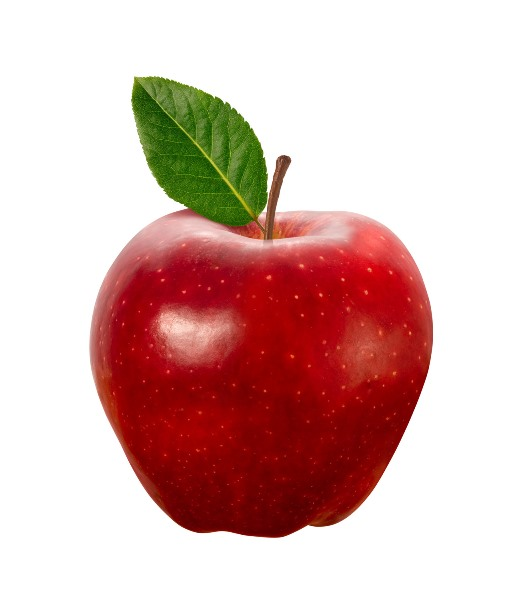
#> input picture ROB4-Perception/L4/apple.jpg, 519 x 616 px
$ python segmentation-apple.py
#> lines starting #> are read from the running program, lines starting #| are printed output that depends on the picture; after the words box and inside, x2 and y2 are one past the last pixel; in counts of white or black regions, pixels touching at a corner belong together
import cv2

Source = cv2.imread("apple.jpg") #Reads the image
#> Source is the input picture: shape (616, 519, 3); mean B, G, R 180.5, 184.5, 219.3


# Isolate leaf (Using HSV)
## convert to hsv
hsv = cv2.cvtColor(Source, cv2.COLOR_BGR2HSV)
#> hsv: shape (616, 519, 3); mean H, S, V 19, 72.1, 221.2

leaf = cv2.inRange(hsv, (36, 25, 25), (70, 255,255))
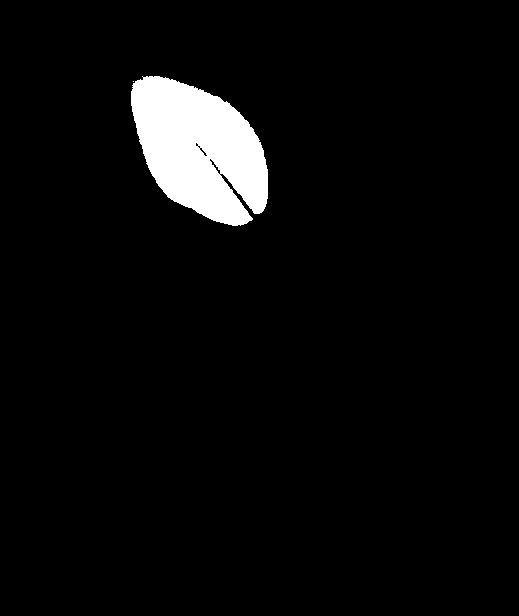
#> leaf: shape (616, 519); 4.4% white; 2 white regions (1 under 20 px), largest, box (x1, y1, x2, y2) and area: (131, 76, 268, 226) 14010

# Isolate the stalk
stalk = cv2.inRange(Source,(20,20,80),(100,100,150))
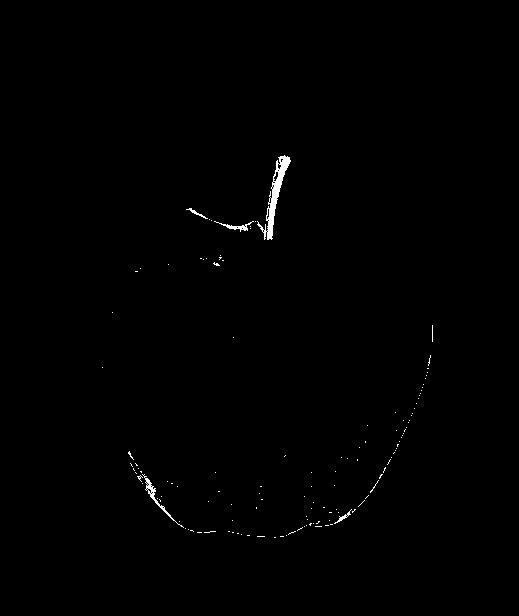
#> stalk: shape (616, 519); 0.45% white; 132 white regions (127 under 20 px), largest, box (x1, y1, x2, y2) and area: (257, 155, 291, 240) 706, (142, 474, 184, 528) 188, (214, 221, 254, 232) 110, (334, 509, 352, 524) 52, (186, 208, 208, 219) 49

# Masking by colour (Finding apple)
apple = cv2.inRange(Source, (0, 0, 50), (200, 200, 255))
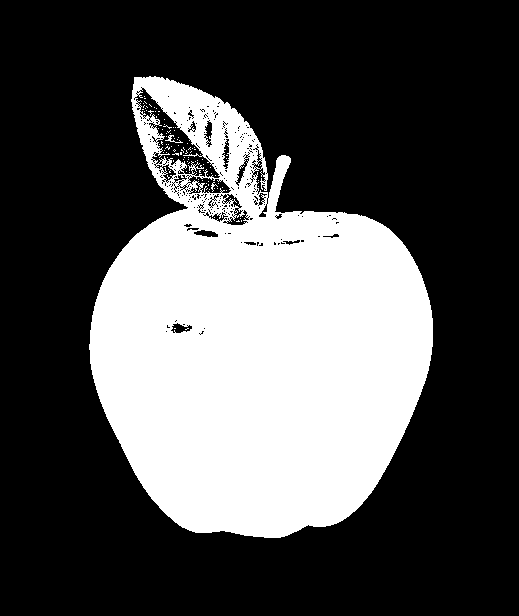
#> apple: shape (616, 519); 31.6% white; 104 white regions (101 under 20 px), largest, box (x1, y1, x2, y2) and area: (89, 76, 433, 538) 100917, (165, 135, 183, 143) 40, (211, 182, 218, 192) 21

# Subtracting the leaf and stalk
mask = cv2.subtract(apple,leaf)
#> mask: shape (616, 519); 28.6% white; 9 white regions (7 under 20 px), largest, box (x1, y1, x2, y2) and area: (89, 155, 433, 538) 91449, (134, 77, 143, 83) 30
#mask = cv2.subtract(mask,stalk)

# Performing Opening
# Create a dot shaped kernel
kernel = cv2.getStructuringElement(cv2.MORPH_ELLIPSE, (25, 25))
erosion = cv2.erode(mask,kernel,1)
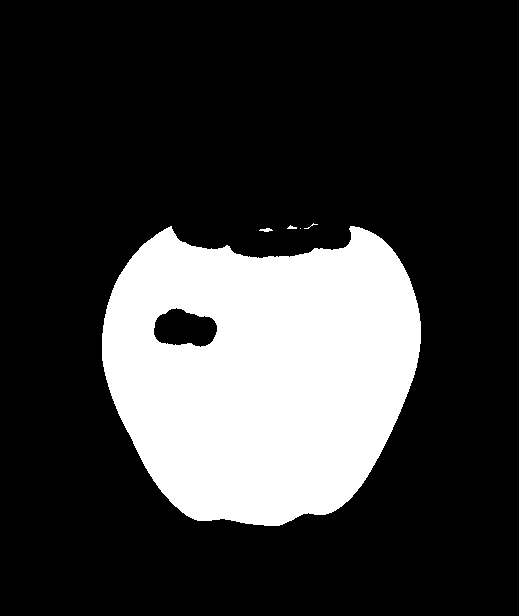
#> erosion: shape (616, 519); 22.6% white; 5 white regions (2 under 20 px), largest, box (x1, y1, x2, y2) and area: (102, 226, 421, 526) 72315, (259, 228, 273, 232) 35, (287, 225, 297, 229) 24
opening = cv2.dilate(erosion,kernel,1)
#> opening: shape (616, 519); 27.8% white; 1 white region, box (x1, y1, x2, y2) and area: (90, 211, 433, 538) 88995

# Perform Closing and bring back the apple
kernel2 = cv2.getStructuringElement(cv2.MORPH_ELLIPSE, (25, 25))
dilation = cv2.dilate(opening,kernel,1)
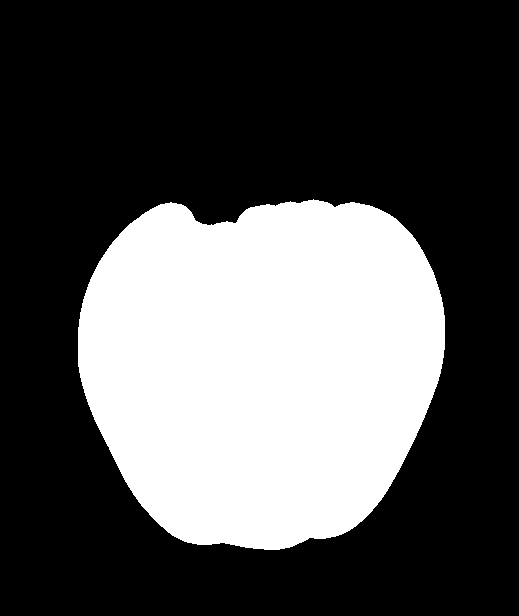
#> dilation: shape (616, 519); 32.4% white; 1 white region, box (x1, y1, x2, y2) and area: (78, 199, 445, 550) 103650
closing = cv2.erode(dilation,kernel,1)
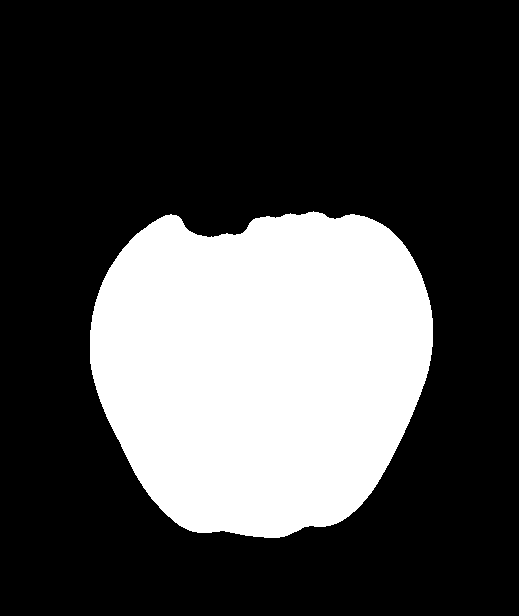
#> closing: shape (616, 519); 28.1% white; 1 white region, box (x1, y1, x2, y2) and area: (90, 211, 433, 538) 89754

#Create a comparison
comparison = Source & cv2.cvtColor(closing, cv2.COLOR_GRAY2BGR)
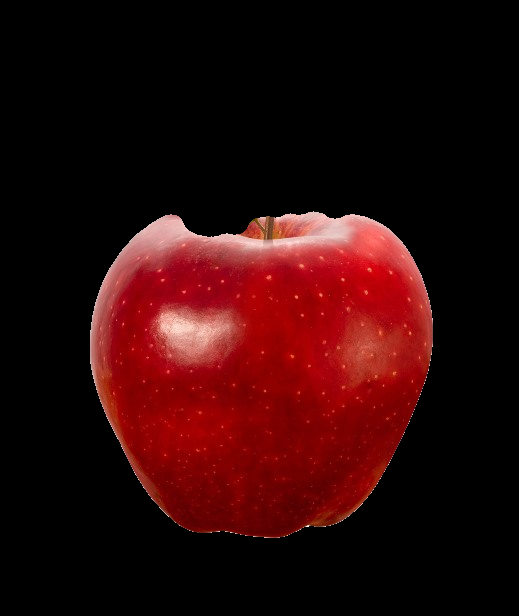
#> comparison: shape (616, 519, 3); mean B, G, R 8.3, 8.2, 44.5

# Show images
cv2.imshow("Source",Source)
cv2.imshow("leaf",leaf)
cv2.imshow("Stalk",stalk)
cv2.imshow("Apple", apple)

cv2.imshow("Mask", mask)
cv2.imshow("Opening", opening)

cv2.imshow("Final", closing)
cv2.imshow("Comparison", comparison)
# Quit program is 'q' is pressed
if cv2.waitKey(0) & 0xFF == ord('q'):
#> (key q is pressed here)
    cv2.destroyAllWindows()
